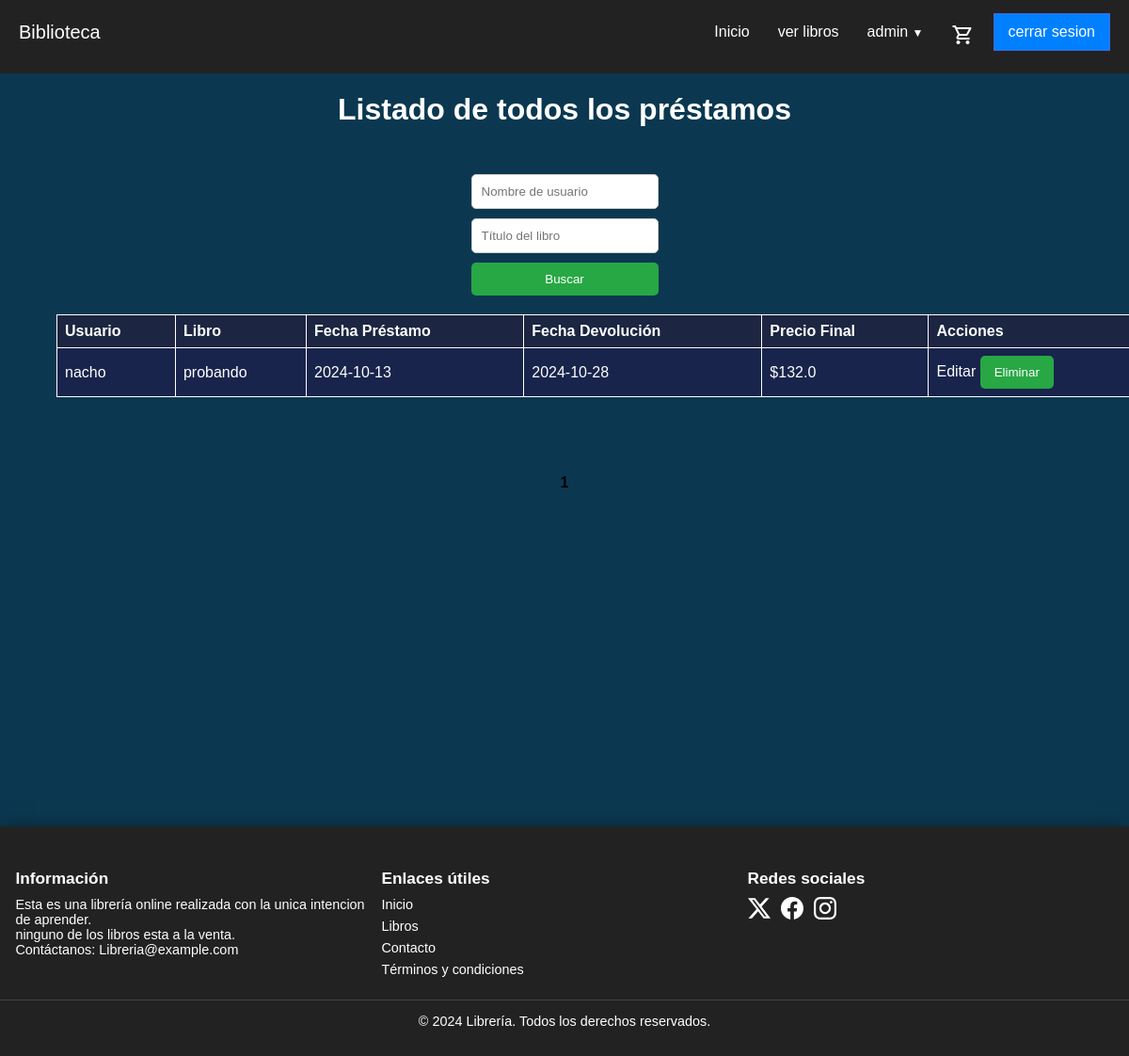
Before: /todos-los-prestamos (signed in) with the older database file.
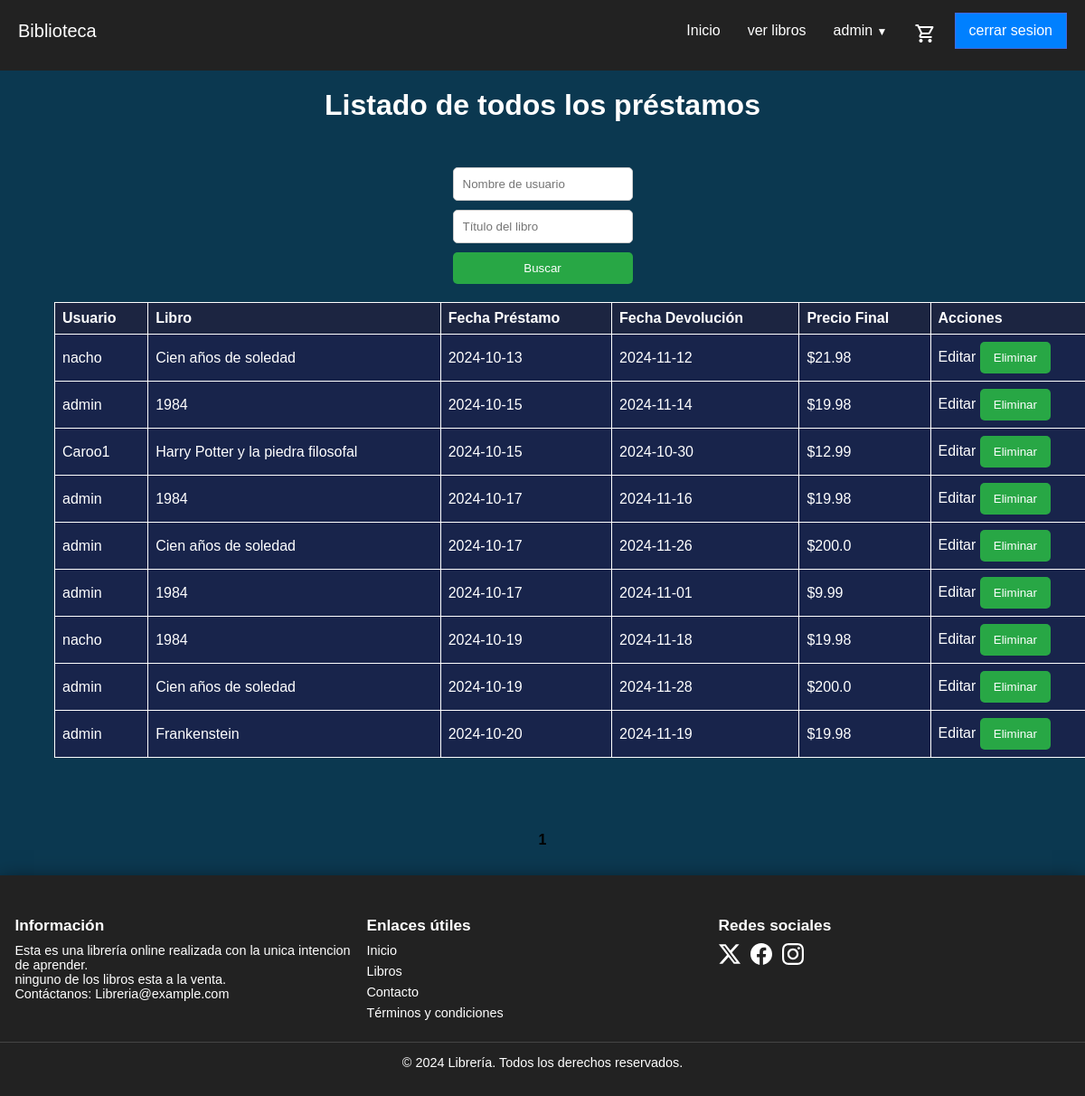
After: the same page with the newer database file.
### models/controladordatabase.py (models this page shows, shortened)
class Prestamo(db.Model):
    __tablename__ = 'Prestamo'
    id = db.Column(db.Integer, primary_key=True)
    id_libro = db.Column(db.Integer, db.ForeignKey('Libros.id'), nullable=False)
    id_usuario = db.Column(db.Integer, db.ForeignKey('Usuario.id'), nullable=False)
    fecha_prestamo = db.Column(db.Text, nullable=False, default=date.today)
    fecha_devolucion = db.Column(db.Text, nullable=True)
    precio_final = db.Column(db.Float, nullable=False)

class Usuario(db.Model):
    __tablename__ = 'Usuario'
    id = db.Column(db.Integer, primary_key=True)
    nombre = db.Column(db.String(100), nullable=False)
    correo = db.Column(db.String(100), unique=True, nullable=True)
    contrasena = db.Column(db.String(100), nullable=False)
    tel_cel = db.Column(db.String(20), nullable=True, default='12345678')
    rol = db.Column(db.Enum('admin', 'comun'), nullable=True, default='comun')
    prestamos = db.relationship('Prestamo', backref='usuario', lazy=True)

class Libros(db.Model):
    __tablename__ = 'Libros'
    id = db.Column(db.Integer, primary_key=True)
    titulo = db.Column(db.String(100), nullable=False)
    descripcion = db.Column(db.Text, nullable=True)
    fecha_emision = db.Column(db.Text, nullable=False, default=date.today)
    stock = db.Column(db.Integer, nullable=False)
    precio = db.Column(db.Float, nullable=False)
    precio_alquiler = db.Column(db.Float, nullable=True)
    img = db.Column(db.String(200), nullable=True, default="sinimagen.jpg")
    id_autor = db.Column(db.Integer, db.ForeignKey('Autores.id'), nullable=False)
    id_genero = db.Column(db.Integer, db.ForeignKey('Generos.id'), nullable=False)
    id_editorial = db.Column(db.Integer, db.ForeignKey('Editorial.id'), nullable=True)
    isbn = db.Column(db.String(13), unique=True, nullable=True)
    idioma = db.Column(db.String(50), nullable=True)
    edicion = db.Column(db.String(50), nullable=True)
    paginas = db.Column(db.Integer, nullable=True)
    fecha_publicacion = db.Column(db.Text, nullable=True,  default=date.today)
    formato = db.Column(db.Enum('Tapa dura', 'Tapa blanda', 'eBook', 'Audiolibro', 'Otro'), nullable=True)
    calificacion_promedio = db.Column(db.Float, nullable=True, default=0.0)
    prestamos = db.relationship('Prestamo', backref='libro', lazy=True)
    comentarios = db.relationship('Comentario', backref='libro', lazy=True)

### routes/prestamo.py (the view)
@prestamos.route('/todos-los-prestamos')
@admin_required
def ver_todos_prestamos():
    page = request.args.get('page', 1, type=int)
    per_page = 20
    nombre_usuario = request.args.get('usuario', '', type=str)
    titulo_libro = request.args.get('titulo_libro', '', type=str)
    query = db.session.query(Prestamo, Libros, Usuario).join(Libros, Prestamo.id_libro == Libros.id).join(Usuario, Prestamo.id_usuario == Usuario.id)
    if nombre_usuario:
        query = query.filter(Usuario.nombre.ilike(f"%{nombre_usuario}%"))
    if titulo_libro:
        query = query.filter(Libros.titulo.ilike(f"%{titulo_libro}%"))
    pagination = query.paginate(page=page, per_page=per_page)
    return render_template('prestamos/todos.html', prestamos=pagination.items, pagination=pagination)

### routes/login.py (called while the page is built)
def admin_required(f):
    @wraps(f)
    def decorated_function(*args, **kwargs):
        if "nombre" not in session:
            flash("Acceso denegado: Debes iniciar sesión.")
            return redirect(url_for('user.index_login'))
        if session.get('rol') != 'admin':
            flash("Acceso denegado: Se requiere rol de administrador.")
            return redirect(url_for('libros.bienvenida'))
        return f(*args, **kwargs)
    return decorated_function

### templates/prestamos/todos.html (shortened to what this page needs)
{% extends 'layout.html' %}
{% block content %}
<body>
    <h1>Listado de todos los préstamos</h1>
    <form method="GET" action="{{ url_for('prestamos.ver_todos_prestamos') }}">
        <input type="text" name="usuario" placeholder="Nombre de usuario" value="{{ request.args.get('usuario', '') }}">
        <input type="text" name="titulo_libro" placeholder="Título del libro" value="{{ request.args.get('titulo_libro', '') }}">
        <button type="submit">Buscar</button>
    </form>
    <table border="1">
        <thead>
            <tr>
                <th>Usuario</th>
                <th>Libro</th>
                <th>Fecha Préstamo</th>
                <th>Fecha Devolución</th>
                <th>Precio Final</th>
                <th>Acciones</th>
            </tr>
        </thead>
        <tbody>
            {% for prestamo, libro, usuario in prestamos %}
                <tr>
                    <td>{{ usuario.nombre }}</td>
                    <td>{{ libro.titulo }}</td>
                    <td>{{ prestamo.fecha_prestamo }}</td>
                    <td>{{ prestamo.fecha_devolucion }}</td>
                    <td>${{ prestamo.precio_final }}</td>
                    <td>
                        <a href="{{ url_for('prestamos.editar_prestamo', id=prestamo.id) }}">Editar</a>
                        <form method="POST" action="{{ url_for('prestamos.eliminar_prestamo', id=prestamo.id) }}" style="display:inline;">
                            <button type="submit">Eliminar</button>
                        </form>
                    </td>
                </tr>
            {% endfor %}
        </tbody>
    </table>
    <ul class="pagination">
        {% for page_num in pagination.iter_pages(left_edge=1, right_edge=1, left_current=2, right_current=2) %}
            {% if page_num %}
                {% if page_num == pagination.page %}
                    <li class="active"><strong>{{ page_num }}</strong></li>
                {% else %}
                    <li><a href="{{ url_for('prestamos.ver_todos_prestamos', page=page_num) }}">{{ page_num }}</a></li>
                {% endif %}
            {% else %}
                <li class="li">…</li>
            {% endif %}
        {% endfor %}
    </ul>
    </main>
{% endblock %}

Changed rows visible on the page:
removed Prestamo: nombre "nacho", titulo "probando", fecha_prestamo "2024-10-13", fecha_devolucion "2024-10-28", precio_final "132.0"
added Prestamo: nombre "nacho", titulo "Cien años de soledad", fecha_prestamo "2024-10-13", fecha_devolucion "2024-11-12", precio_final "21.98"
added Prestamo: nombre "admin", titulo "1984", fecha_prestamo "2024-10-15", fecha_devolucion "2024-11-14", precio_final "19.98"
added Prestamo: nombre "Caroo1", titulo "Harry Potter y la piedra filosofal", fecha_prestamo "2024-10-15", fecha_devolucion "2024-10-30", precio_final "12.99"
added Prestamo: nombre "admin", titulo "1984", fecha_prestamo "2024-10-17", fecha_devolucion "2024-11-16", precio_final "19.98"
added Prestamo: nombre "admin", titulo "Cien años de soledad", fecha_prestamo "2024-10-17", fecha_devolucion "2024-11-26", precio_final "200.0"
added Prestamo: nombre "admin", titulo "1984", fecha_prestamo "2024-10-17", fecha_devolucion "2024-11-01", precio_final "9.99"
added Prestamo: nombre "nacho", titulo "1984", fecha_prestamo "2024-10-19", fecha_devolucion "2024-11-18", precio_final "19.98"
added Prestamo: nombre "admin", titulo "Cien años de soledad", fecha_prestamo "2024-10-19", fecha_devolucion "2024-11-28", precio_final "200.0"
added Prestamo: nombre "admin", titulo "Frankenstein", fecha_prestamo "2024-10-20", fecha_devolucion "2024-11-19", precio_final "19.98"
